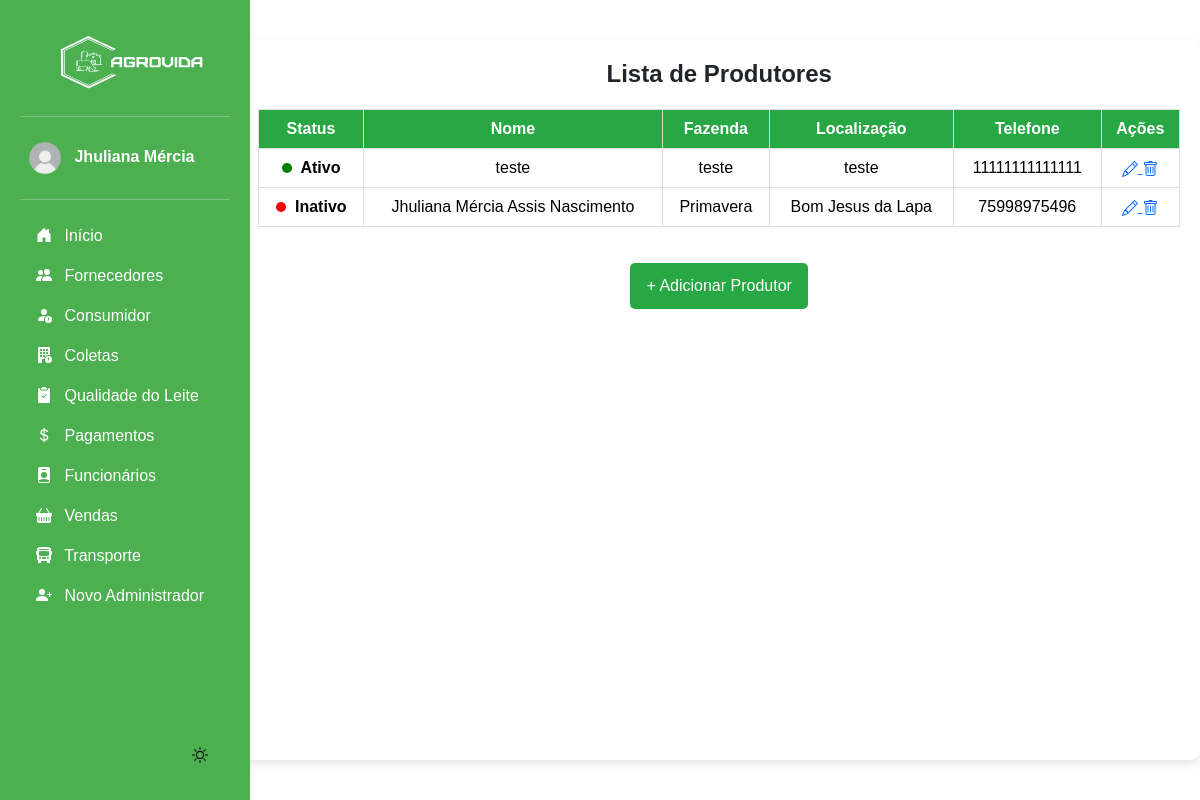
The page /listar_produtor/ (signed in) on the database as committed earlier.
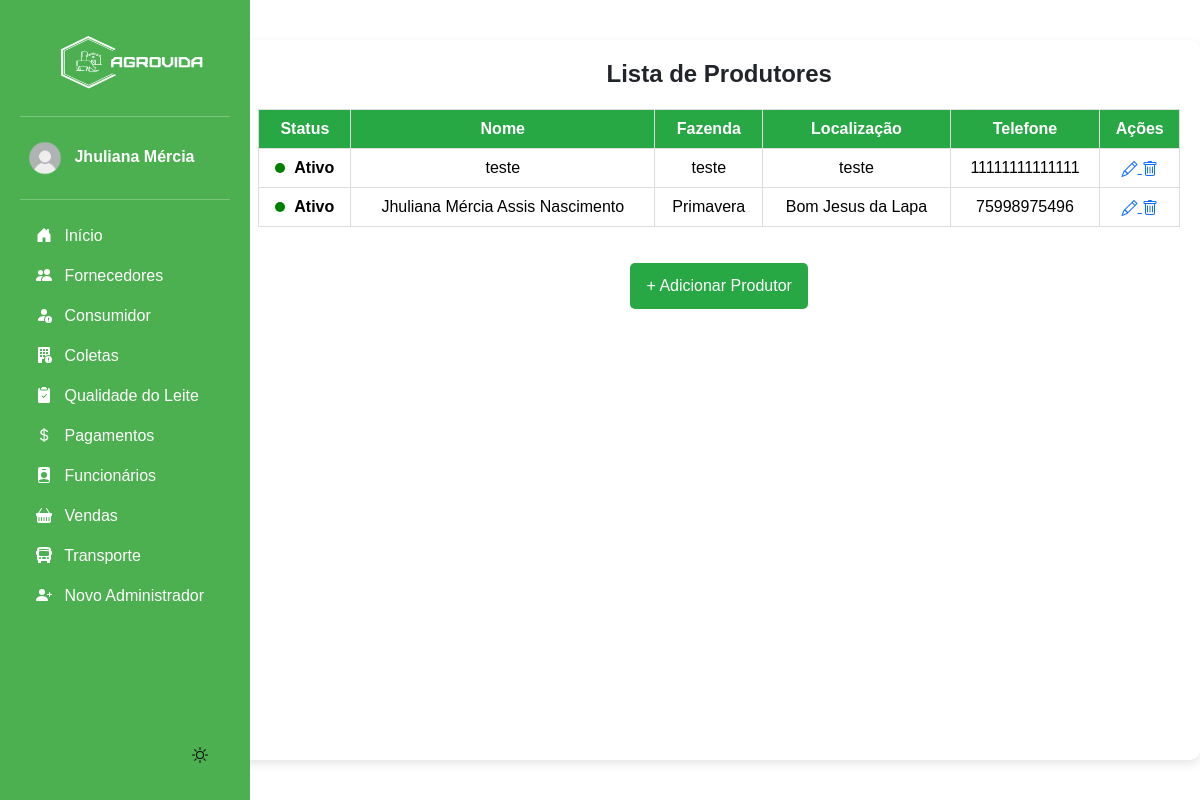
The same page on the database as committed later.
### app/models.py (models this page shows, shortened)
class Produtor(models.Model):
    nome = models.CharField(max_length=100)
    fazenda = models.CharField(max_length=150)
    localizacao = models.CharField(max_length=255)
    telefone = models.CharField(max_length=20)
    ativo = models.BooleanField(default=True)  # Campo para verificar se o produtor está ativo

### app/views.py (the view)
# urls.py: path("listar_produtor/", views.listar_produtor, name="listar_produtor"),
@login_required(login_url='login_index')
def listar_produtor(request):
    produtores = Produtor.objects.all()
    return render(request, 'app/listar_produtor.html', {'produtores': produtores})

### app/templates/app/listar_produtor.html (shortened to what this page needs)
{% extends "base.html" %}
{% load static %}
{% block content %}
<div class="container">
  <h2 class="title">Lista de Produtores</h2>
  {% if produtores %}
    <table class="table">
      <thead>
        <tr>
          <th>Status</th>
          <th>Nome</th>
          <th>Fazenda</th>
          <th>Localização</th>
          <th>Telefone</th>
          <th>Ações</th>
        </tr>
      </thead>
      <tbody>
        {% for produtor in produtores %}
            <tr>
                <td>
                    <a href="{% url 'alternar_status_produtor' produtor.id %}" class="status-toggle">
                        {% if produtor.ativo %}
                            <span class="status-indicator status-active"></span> Ativo
                        {% else %}
                            <span class="status-indicator status-inactive"></span> Inativo
                        {% endif %}
                    </a>
                </td>
                <td>{{ produtor.nome }}</td>
                <td>{{ produtor.fazenda }}</td>
                <td>{{ produtor.localizacao }}</td>
                <td>{{ produtor.telefone }}</td>
                <td>
                    <a href="{% url 'editar_produtor' produtor.id %}">
                        <i class="bi bi-pencil"></i>
                    </a>
                    <a href="{% url 'excluir_produtor' produtor.id %}" onclick="return confirm('Tem certeza que deseja excluir?')">
                        <i class="bi bi-trash"></i>
                    </a>
                </td>
            </tr>
        {% endfor %}
      </tbody>
    </table>
  {% else %}
    <p class="no-products">Nenhum produtor cadastrado ainda.</p>
  {% endif %}
  <a href="{% url 'cadastrar_produtor' %}" class="btn btn-add">+ Adicionar Produtor</a>
</div>
{% endblock %}

Rows that differ between the two databases and show on the page:
changed Produtor "Jhuliana Mércia Assis Nascimento": ativo "Inativo" → "Ativo"
